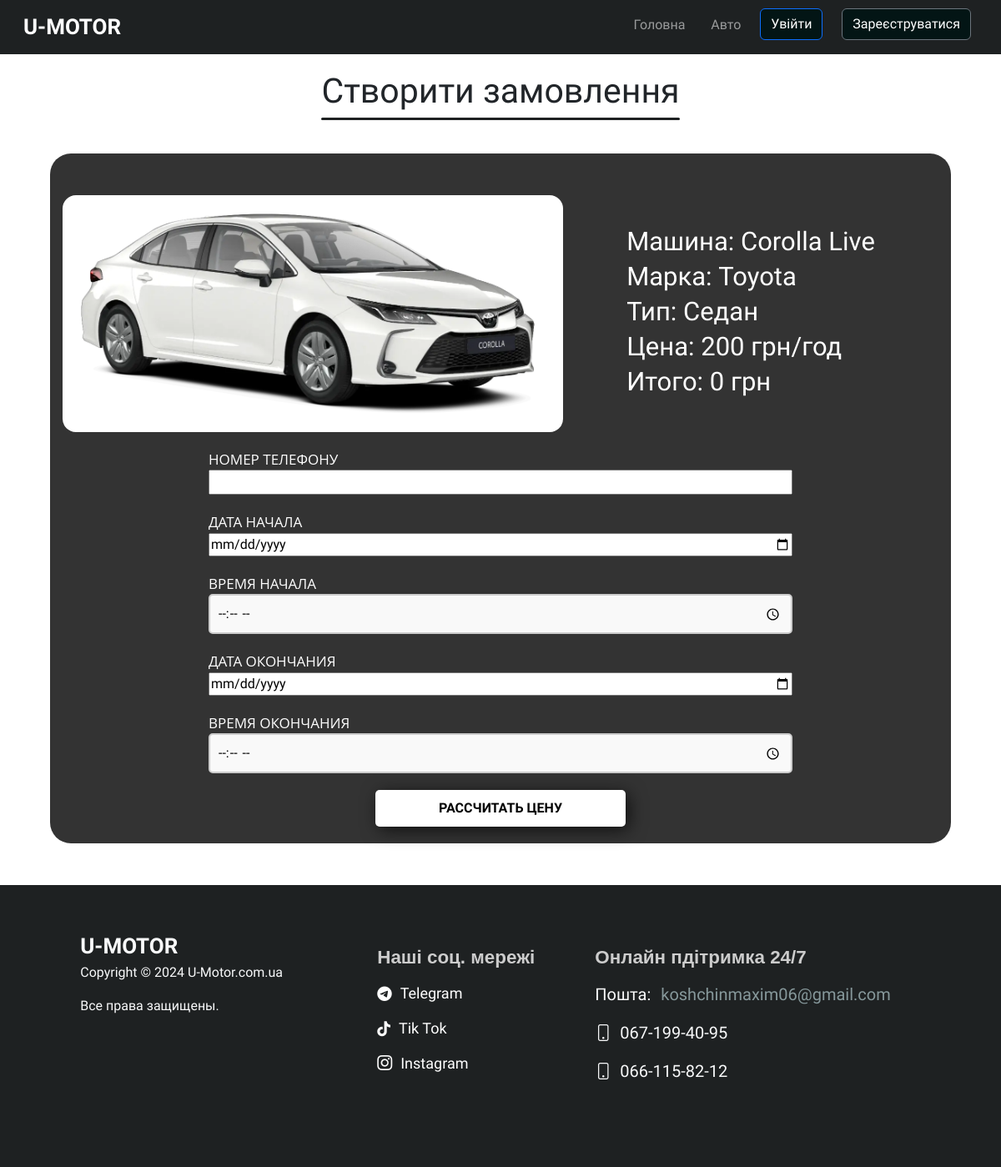
The app's page /cars/create-order/3 with its own data.
### app/models.py (models this page shows)
class Cars(db.Model):
    __tablename__ = 'cars'  # Явно указываем имя таблицы
    id = db.Column(db.Integer, primary_key=True)
    car = db.Column(db.String, nullable=False)
    brand = db.Column(db.String, nullable=False)
    price = db.Column(db.Integer, nullable=False)  # Цена за день
    body = db.Column(db.String, nullable=False)
    image = db.Column(db.String, nullable=False, default="default.png")
    orders = db.relationship('Order', back_populates='car', lazy=True)

### app/routes.py (the view, shortened to what this page needs)
@bp.route('/cars/create-order/<int:car_id>', methods=["GET", "POST"])
def create_order(car_id):
    form = OrderForm()
    car = Cars.query.filter_by(id=car_id).first()
    forms = register_or_login()
    if car is None:
        flash("Автомобиль не найден.", "error")
        return redirect(url_for('main.home'))
    if current_user.is_authenticated:
        del form.user_phone
    return render_template('create_order.html', form=form, car=car, loginForm=forms[0], registerForm=forms[1])

### forms.py
class OrderForm(FlaskForm):
    start_date = DateField('Дата начала', format='%Y-%m-%d', validators=[DataRequired()])
    start_time = TimeField('Время начала', validators=[DataRequired()])
    stop_date = DateField('Дата окончания', format='%Y-%m-%d', validators=[DataRequired()])
    stop_time = TimeField('Время окончания', validators=[DataRequired()])
    total_price = HiddenField('Итого')  # Скрытое поле для общей цены
    user_phone = IntegerField("Номер телефону", validators=[DataRequired()])
    submit = SubmitField('Создать заказ')

class LoginForm(FlaskForm):
    user_email = EmailField("Пошта", validators=[DataRequired()])
    user_password = PasswordField("Пароль", validators=[DataRequired()])
    submit = SubmitField("Увійти")

### app/routes.py (called while the page is built, shortened)
def register_or_login():
    loginForm = LoginForm()
    registerForm = RegisterForm()
    return [loginForm, registerForm]

### app/templates/create_order.html (shortened to what this page needs)
{% extends "base.html" %}
{% block content %}
<div class="order-container">
    <h1 class="text-center title">Створити замовлення</h1>
    <form action="{{ url_for('main.create_order', car_id=car.id) }}" method="POST">
        <div class="order-car-container">
            <div class="order-car-column-title">
                <div class="order-car-container-img">
                    <div class="container-fluid" style="padding-left: 0px;">
                        <img src="{{ url_for('static', filename='photos/cars/' + car.image) }}" class="card-img-top" alt="{{ car.car }}">
                    </div>
                </div>
                <div class="order-car-container-text">
                    <p class="car-text">Машина: {{ car.car }}</p>
                    <p class="car-text">Марка: {{ car.brand }}</p>
                    <p class="car-text">Тип: {{ car.body }}</p>
                    <p class="car-text" id="price">Цена: {{ car.price }} грн/год</p>
                    <p class="car-text" id="total-price">Итого: 0 грн</p>
                </div>
            </div>
            <div class="order-car-column-form">
                <div class="date">
                    {% if not current_user.is_authenticated %}
                        {{ form.user_phone.label }} {{ form.user_phone() }}
                    {% endif %}
                    {{ form.start_date.label }} {{ form.start_date(class="custom-date-picker", id='start-date') }}
                    {{ form.start_time.label }} {{ form.start_time(class="custom-time-picker", id='start-time') }}
                    {{ form.stop_date.label }} {{ form.stop_date(class="custom-date-picker", id='stop-date') }}
                    {{ form.stop_time.label }} {{ form.stop_time(class="custom-time-picker", id='stop-time') }}
                </div>
                <div class="buttons">
                    <button type="button" class="submit__button" id="button_price" onclick="calculatePrice()">Рассчитать цену</button>
                </div>
            </div>
        </div>
    </form>
</div>
{% endblock %}

### app/static/styles/styles.css (style rules this page uses)
* { font-family:"Exo 2", sans-serif; }
html, body { margin: 0; padding: 0; width: 100%; min-height: 100vh; overflow-x: hidden; }
body { display: flex; flex-direction: column; }
.order-car-container { background-color: #333; max-width: 90%; margin-left: auto; margin-right: auto; margin-top: 50px; margin-bottom: 50px; padding: 20px 15px; border-radius: 25px; }
.order-car-column-title { display: flex; justify-content: space-between; align-items: center; flex-wrap: wrap; max-width: 1300px; margin: 0 auto; }
.order-car-column-form { display: flex; flex-direction: column; max-width: 700px; margin: 0 auto; }
.buttons { display: flex; flex-direction: column; align-items: center; }
.date { display: flex; flex-direction: column; margin-top: 20px; color: #fff; }
.date > input:not(:last-child) { margin-bottom: 20px; }
.date > label { text-transform: uppercase; font-size: 17px; font-family: "Open sans", sans-serif; }
.submit__button { margin-top: 20px; width: 300px; border: none; padding: 10px 10px; background: #fff; -webkit-box-shadow: 4px 4px 21px -1px rgba(0,0,0,0.75); -moz-box-shadow: 4px 4px 21px -1px rgba(0,0,0,0.75); box-shadow: 4px 4px 21px -1px rgba(0,0,0,0.75); border-radius: 5px; text-transform: uppercase; font-family: "Exo 2", sans-serif; font-weight: 600; }
.order-car-container-img { display: flex; max-width: 600px; max-height: 500px; left: 100px; margin-top: 30px; background-color: white; align-items: center; border-radius: 2vh; justify-content: center; }
.order-car-container-text { margin-left: auto; margin-right: auto; margin-top: 30px; font: 1em sans-serif; }
.car-text { font-family: "Exo 2", sans-serif; font-weight: 300; font-size: 31px; color: white; margin-bottom: 5px; }
.cars__title, .title { font-family: "Exo 2", sans-serif; font-size: 41px; font-weight: 400; position: relative; }
.title { margin-top: 20px; }
.title:before { content: ''; position: absolute; width: 430px; height: 3px; border-radius: 5px; background: #1E2122; bottom: -10px; }
.custom-time-picker { background-color: #f9f9f9; border: 2px solid #ccc; padding: 10px; font-size: 16px; border-radius: 5px; }

### records on screen
Cars: image (picture), car "Corolla Live", brand "Toyota", body "Седан", price "200"
